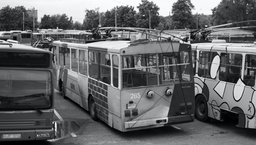
#> input picture Assignment-2/Input/TEST_IMG1.jpg, 256 x 145 px, shrunk from 904 x 512 before the run, found by its file name
$ python AdaptiveFilter.py
#> lines starting #> are read from the running program, lines starting #| are printed output that depends on the picture
import numpy as np
import pandas as pd
from PIL import Image, ImageFilter

image_org = Image.open("TEST_IMG1.jpg")
#> image_org is the input picture: PIL image 256x145 RGB; mean R, G, B 99.4, 100.4, 102.4

def rgb2gray(rgb):
    if(len(rgb.shape) == 3):
        return np.uint8(np.dot(rgb[...,:3], [0.2989, 0.5870, 0.1140]))
    else:
        return rgb

image = np.array(image_org)
grayscale_image = rgb2gray(image)

def calculate_median(array):
    sorted_array = np.sort(array)
    median = sorted_array[len(array)//2]
    return median

def level_A(z_min, z_med, z_max, z_xy, S_xy, S_max):
    if(z_min < z_med < z_max):
        return level_B(z_min, z_med, z_max, z_xy, S_xy, S_max)
    else:
        S_xy += 2
        if(S_xy <= S_max):
            return level_A(z_min, z_med, z_max, z_xy, S_xy, S_max)
        else:
            return z_med

def level_B(z_min, z_med, z_max, z_xy, S_xy, S_max):
    if(z_min < z_xy < z_max):
        return z_xy
    else:
        return z_med

def amf(image, initial_window, max_window):
#> called with initial_window = 3, max_window = 11
    xlength, ylength = image.shape
#> xlength = 145; ylength = 256

    z_min, z_med, z_max, z_xy = 0, 0, 0, 0
    S_max = max_window
    S_xy = initial_window

    output_image = image.copy()

    for row in range(S_xy, xlength-S_xy-1):
        for col in range(S_xy, ylength-S_xy-1):
            filter_window = image[row - S_xy : row + S_xy + 1, col - S_xy : col + S_xy + 1] #filter window
            target = filter_window.reshape(-1)
            z_min = np.min(target)
            z_max = np.max(target)
            z_med = calculate_median(target)
            z_xy = image[row, col]
            new_intensity = level_A(z_min, z_med, z_max, z_xy, S_xy, S_max)
            output_image[row, col] = new_intensity
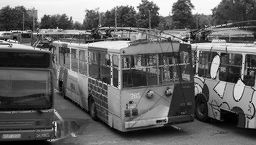
#> output_image: shape (145, 256); min 0, max 254, mean 99.3
    return output_image

output = amf(grayscale_image, 3, 11)
Image.fromarray(output)

Image.fromarray(grayscale_image)

$ run again, with Assignment-2/Input/TEST_IMG2.jpg copied over Assignment-2/Input/TEST_IMG1.jpg
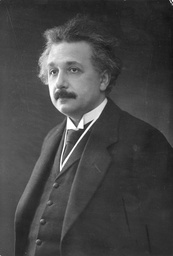
#> input picture Assignment-2/Input/TEST_IMG2.jpg, 173 x 256 px, shrunk from 1079 x 1600 before the run, found by its file name
#> image_org is the input picture: PIL image 173x256 RGB; min 20, max 255, mean 70
#> after the loop in amf, `for row in range(S_xy, xlength-S_xy-1):`:
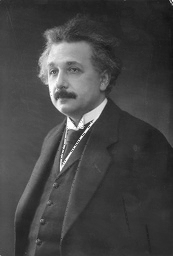
#> output_image: shape (256, 173); min 19, max 254, mean 68.9
